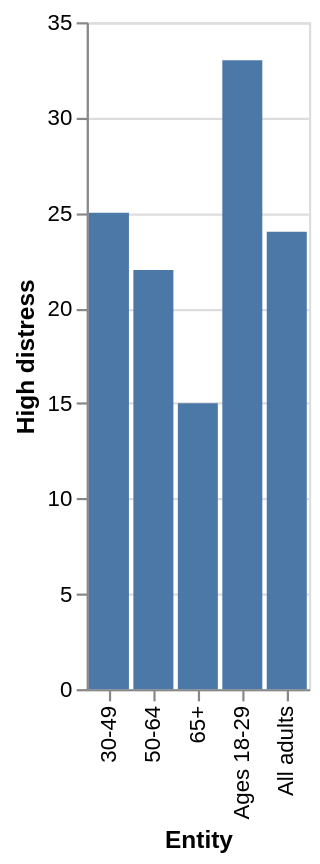

Vega-Lite specification stored for this chart:
### Vega-Lite specification from a JSON file in a GitHub repository (floating-point values rounded to 4 significant figures)
{"$schema": "https://vega.github.io/schema/vega-lite/v5.json", "description": "Bar chart auto-generated from CSV", "data": {"values": [{"Entity": "65+", "High distress": "15", "Medium distress": "23", "Low distress": "61"}, {"Entity": "50-64", "High distress": "22", "Medium distress": "25", "Low distress": "52"}, {"Entity": "30-49", "High distress": "25", "Medium distress": "26", "Low distress": "47"}, {"Entity": "Ages 18-29", "High distress": "33", "Medium distress": "28", "Low distress": "38"}, {"Entity": "All adults", "High distress": "24", "Medium distress": "26", "Low distress": "49"}]}, "mark": "bar", "encoding": {"x": {"field": "Entity", "type": "ordinal"}, "y": {"field": "High distress", "type": "quantitative"}}}
